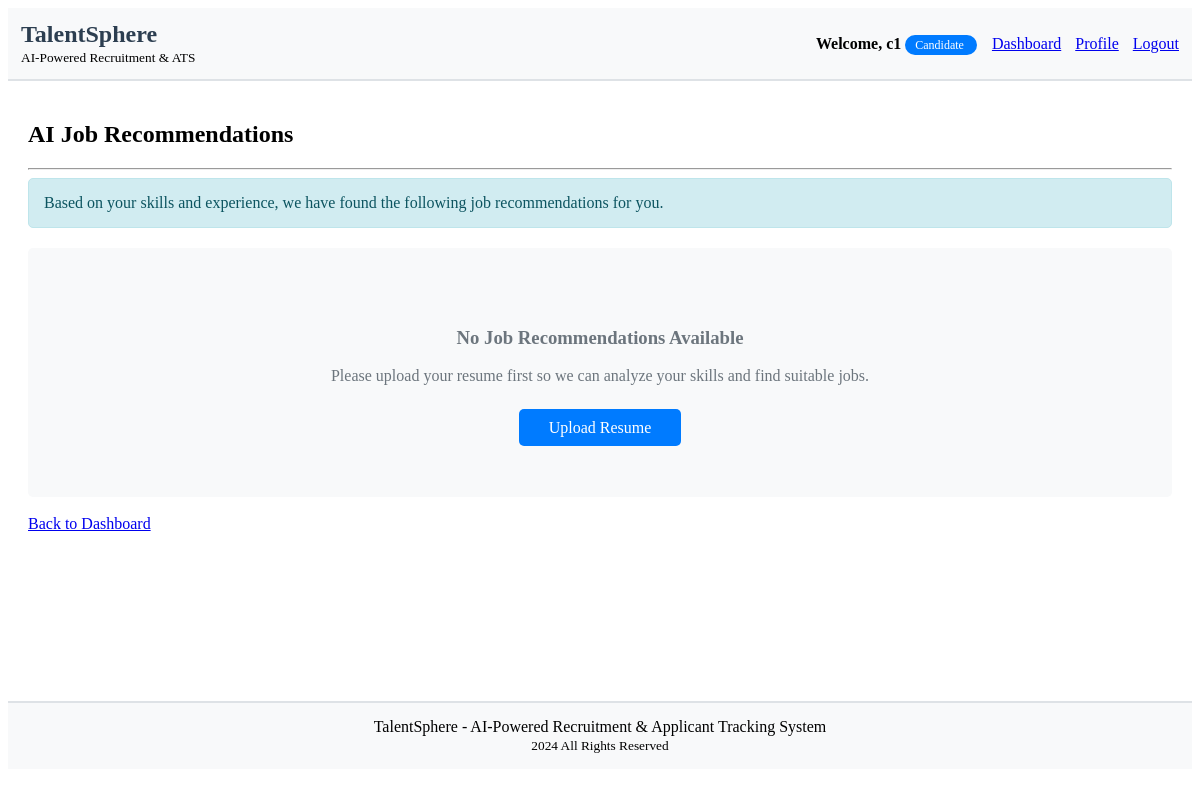
/accounts/job-recommendations/ (signed in), run on an earlier commit of the app's database.
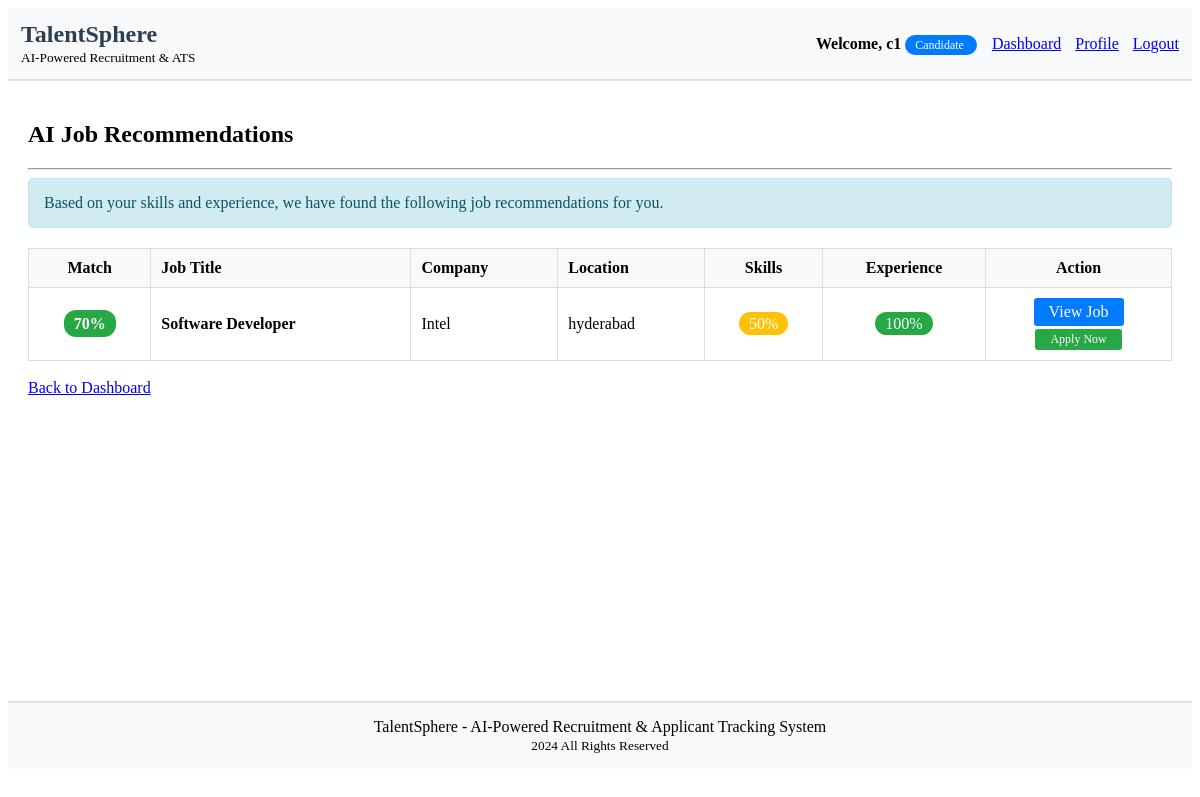
And on a later commit of the database.
### accounts/models.py (models this page shows, shortened)
class Job(models.Model):
    JOB_STATUS = (
        ('active', 'Active'),
        ('closed', 'Closed'),
        ('draft', 'Draft'),
    )
    EXPERIENCE_LEVELS = (
        ('entry', 'Entry Level'),
        ('mid', 'Mid Level'),
        ('senior', 'Senior Level'),
        ('lead', 'Lead'),
        ('executive', 'Executive'),
    )
    title = models.CharField(max_length=200)
    company = models.CharField(max_length=100)
    location = models.CharField(max_length=200)
    description = models.TextField()
    requirements = models.TextField()
    required_skills = models.TextField(blank=True, null=True, help_text="Comma separated skills")
    experience_level = models.CharField(max_length=20, choices=EXPERIENCE_LEVELS, default='mid')
    salary_min = models.DecimalField(max_digits=10, decimal_places=2, null=True, blank=True)
    salary_max = models.DecimalField(max_digits=10, decimal_places=2, null=True, blank=True)
    status = models.CharField(max_length=20, choices=JOB_STATUS, default='active')
    created_by = models.ForeignKey(User, on_delete=models.CASCADE, related_name='jobs')
    created_at = models.DateTimeField(auto_now_add=True)
    updated_at = models.DateTimeField(auto_now=True)
    class Meta:
        ordering = ['-created_at']

### accounts/views.py (the view)
# urls.py: path('job-recommendations/', views.job_recommendations, name='job_recommendations'),
@login_required
def job_recommendations(request):
    if request.user.profile.role != 'candidate':
        messages.error(request, 'Access denied!')
        return redirect('dashboard')
    candidate = request.user
    profile = candidate.profile
    active_jobs = Job.objects.filter(status='active')
    recommendations = []
    for job in active_jobs:
        if JobApplication.objects.filter(job=job, candidate=candidate).exists():
            continue
        if not profile.skills or not profile.experience_years:
            continue
        temp_app = JobApplication(
            job=job,
            candidate=candidate,
            parsed_skills=profile.skills,
            experience_years=profile.experience_years,
            resume_text=profile.resume_text or ""
        )
        scores = calculate_match_score(temp_app)
        if scores['overall_score'] >= 50:
            recommendations.append({
                'job': job,
                'scores': scores
            })
    recommendations.sort(key=lambda x: x['scores']['overall_score'], reverse=True)
    return render(request, 'accounts/job_recommendations.html', {
        'recommendations': recommendations[:10]
    })

### accounts/matching_engine.py (called while the page is built)
def extract_keywords(text):
    stopwords = {
        'a', 'an', 'the', 'of', 'for', 'with', 'to', 'from', 'by',
        'and', 'or', 'but', 'is', 'are', 'was', 'were', 'be', 'been',
        'have', 'has', 'had', 'do', 'does', 'did', 'will', 'would',
        'could', 'should', 'may', 'might', 'must', 'shall', 'than', 'then',
        'into', 'upon', 'about', 'after', 'before', 'between', 'under', 'over'
    }
    words = re.findall(r'\b[a-zA-Z]{3,}\b', text.lower())
    keywords = [word for word in words if word not in stopwords]
    from collections import Counter
    word_freq = Counter(keywords)
    top_keywords = [word for word, count in word_freq.most_common(30)]
    return top_keywords

### accounts/templates/accounts/job_recommendations.html (shortened to what the changed rows need)
{% extends 'accounts/base.html' %}
{% block content %}
    <h2>AI Job Recommendations</h2>
    {% if recommendations %}
        <table width="100%" style="border-collapse: collapse; border: 1px solid #ddd;">
            <thead style="background-color: #f8f9fa;">
                <tr>
                    <th style="border: 1px solid #ddd; padding: 10px; text-align: center;">Match</th>
                    <th style="border: 1px solid #ddd; padding: 10px; text-align: left;">Job Title</th>
                    <th style="border: 1px solid #ddd; padding: 10px; text-align: left;">Company</th>
                    <th style="border: 1px solid #ddd; padding: 10px; text-align: left;">Location</th>
                    <th style="border: 1px solid #ddd; padding: 10px; text-align: center;">Skills</th>
                    <th style="border: 1px solid #ddd; padding: 10px; text-align: center;">Experience</th>
                    <th style="border: 1px solid #ddd; padding: 10px; text-align: center;">Action</th>
                </tr>
            </thead>
            <tbody>
                {% for item in recommendations %}
                <tr>
                    <td style="border: 1px solid #ddd; padding: 10px; text-align: center;">
                        <span style="background-color:
                            {% if item.scores.overall_score >= 70 %}#28a745
                            {% elif item.scores.overall_score >= 50 %}#ffc107
                            {% else %}#dc3545{% endif %};
                            color: white; padding: 5px 10px; border-radius: 12px; font-weight: bold;">
                            {{ item.scores.overall_score }}%
                        </span>
                    </td>
                    <td style="border: 1px solid #ddd; padding: 10px;">
                        <strong>{{ item.job.title }}</strong>
                    </td>
                    <td style="border: 1px solid #ddd; padding: 10px;">{{ item.job.company }}</td>
                    <td style="border: 1px solid #ddd; padding: 10px;">{{ item.job.location }}</td>
                    <td style="border: 1px solid #ddd; padding: 10px; text-align: center;">
                        <span style="background-color:
                            {% if item.scores.skill_score >= 70 %}#28a745
                            {% elif item.scores.skill_score >= 50 %}#ffc107
                            {% else %}#dc3545{% endif %};
                            color: white; padding: 3px 10px; border-radius: 12px;">
                            {{ item.scores.skill_score }}%
                        </span>
                    </td>
                    <td style="border: 1px solid #ddd; padding: 10px; text-align: center;">
                        <span style="background-color:
                            {% if item.scores.experience_score >= 70 %}#28a745
                            {% elif item.scores.experience_score >= 50 %}#ffc107
                            {% else %}#dc3545{% endif %};
                            color: white; padding: 3px 10px; border-radius: 12px;">
                            {{ item.scores.experience_score }}%
                        </span>
                    </td>
                    <td style="border: 1px solid #ddd; padding: 10px; text-align: center;">
                        <a href="{% url 'job_detail' item.job.id %}" style="background-color: #007bff; color: white; padding: 5px 15px; text-decoration: none; border-radius: 3px; display: inline-block; margin-bottom: 3px;">
                            View Job
                        </a>
                        <br>
                        <a href="{% url 'apply_job' item.job.id %}" style="background-color: #28a745; color: white; padding: 3px 15px; text-decoration: none; border-radius: 3px; font-size: 12px; display: inline-block;">
                            Apply Now
                        </a>
                    </td>
                </tr>
                {% endfor %}
            </tbody>
        </table>
    {% else %}
        <div style="text-align: center; padding: 60px; background-color: #f8f9fa; border-radius: 5px;">
            <h3 style="color: #6c757d;">No Job Recommendations Available</h3>
            <p style="color: #6c757d;">
                Please upload your resume first so we can analyze your skills and find suitable jobs.
            </p>
            <br>
            <a href="{% url 'upload_resume' %}" style="background-color: #007bff; color: white; padding: 10px 30px; text-decoration: none; border-radius: 5px;">
                Upload Resume
            </a>
        </div>
    {% endif %}
    <br>
{% endblock %}

What changed in the data, as far as the page shows it:
added Job: scores.overall_score "70", job "Software Developer", job.company "Intel", job.location "hyderabad", scores.skill_score "50", scores.experience_score "100"
Also different on the page:
text no longer shown: "No Job Recommendations Available Please upload your resume first so we can analyze your skills and find suitable jobs. Upload Resume"
text now shown: "Match Job Title Company Location Skills Experience Action"
